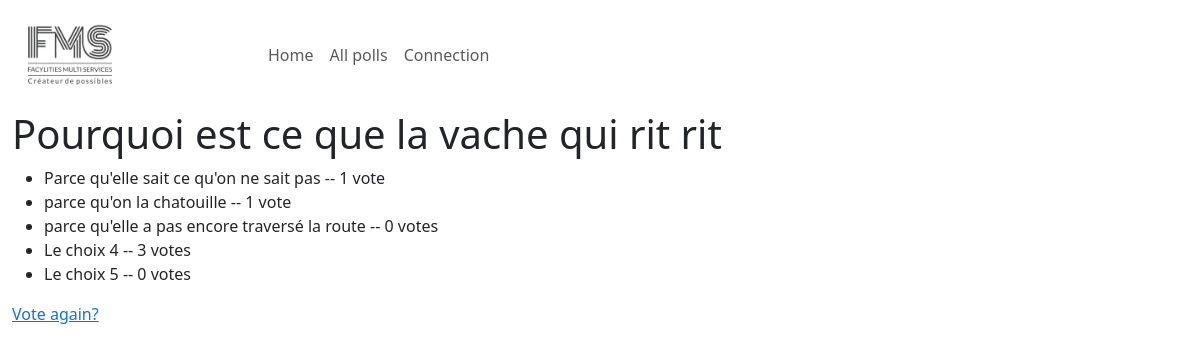
The page /polls/10/results/ on the database as committed earlier.
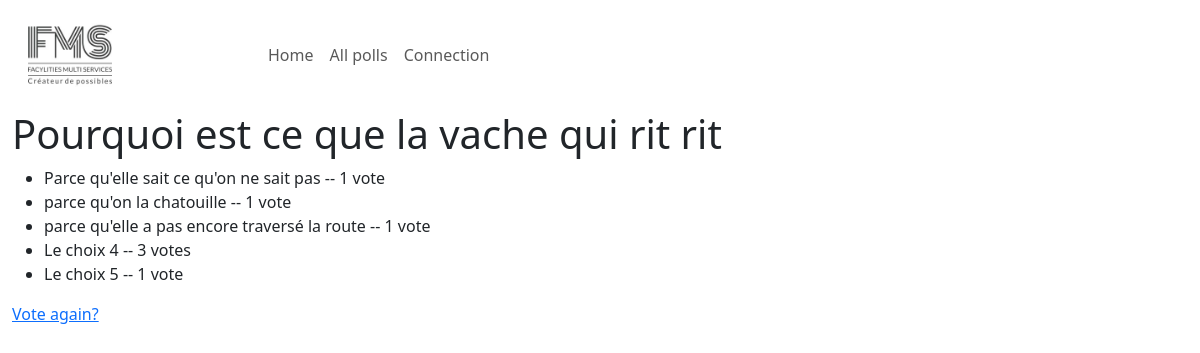
The same page on the database as committed later.
### polls/models.py (models this page shows, shortened)
class Choice(models.Model):
    question = models.ForeignKey(Question, on_delete=models.CASCADE)
    choice_text = models.CharField(max_length=200)
    votes = models.IntegerField(default=0)

### polls/views.py (the view)
# urls.py: path("<int:pk>/results/", views.ResultsView.as_view(), name="results"),
class ResultsView(generic.DetailView):
    model = Question
    template_name = "polls/results.html"

### polls/templates/polls/results.html (shortened to what this page needs)
{% extends "polls/base.html" %}
{% block content %}
<h1>{{ question.question_text }}</h1>
<ul>
  {% for choice in question.choice_set.all %}
  <li>
    {{ choice.choice_text }} -- {{ choice.votes }}
    vote{{choice.votes|pluralize}}
  </li>
  {% endfor %}
</ul>
<a href="{% url 'polls:detail' question.id %}">Vote again?</a>
{% endblock %}

Rows that differ between the two databases and show on the page:
changed Choice "parce qu'elle a pas encore traversé la route": votes "0" → "1"
changed Choice "Le choix 5": votes "0" → "1"
